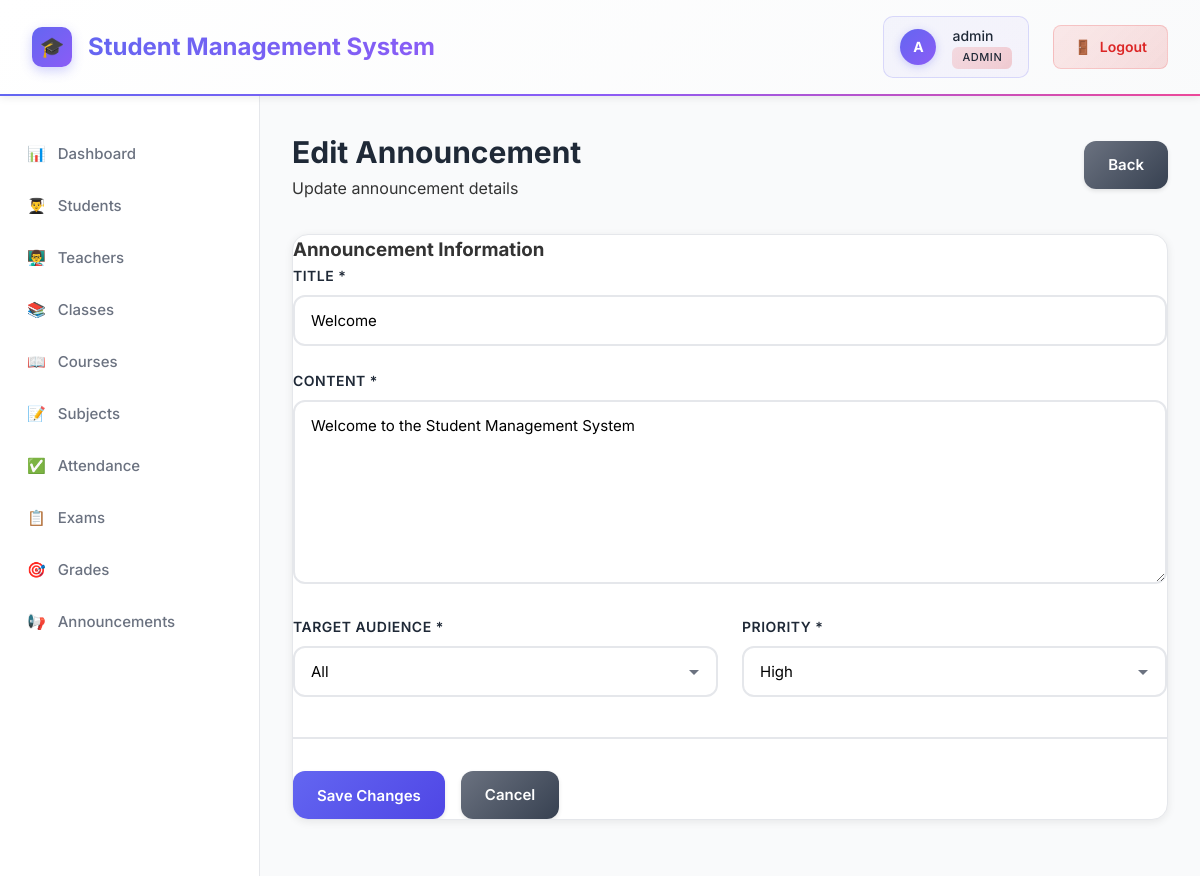
The app's page /announcements/edit.php?id=1 (signed in) with its own data.
### tables this page shows
CREATE TABLE announcements (
    id INT AUTO_INCREMENT PRIMARY KEY,
    title VARCHAR(200) NOT NULL,
    content TEXT NOT NULL,
    posted_by INT NOT NULL,
    target_audience ENUM('all', 'students', 'teachers') DEFAULT 'all',
    priority ENUM('low', 'medium', 'high') DEFAULT 'medium',
    created_at TIMESTAMP DEFAULT CURRENT_TIMESTAMP,
    FOREIGN KEY (posted_by) REFERENCES users(id) ON DELETE CASCADE
);

### announcements/edit.php (the view, shortened to what this page needs)
<?php
$database = new Database();
$db = $database->getConnection();
$id = $_GET['id'] ?? 0;
$query = "SELECT * FROM announcements WHERE id = :id";
$stmt = $db->prepare($query);
$stmt->bindParam(':id', $id);
$stmt->execute();
$announcement = $stmt->fetch();
?>
<!DOCTYPE html>
<html lang="en">
<head>
    <link rel="stylesheet" href="../assets/css/style.css">
</head>
<body>
    <?php include '../includes/header.php'; ?>
    <div class="container">
        <?php include '../includes/sidebar.php'; ?>
        <main class="main-content">
            <div class="page-header">
                <div>
                    <h1>Edit Announcement</h1>
                    <p>Update announcement details</p>
                </div>
                <a href="index.php" class="btn btn-secondary">Back</a>
            </div>
            <div class="card">
                <div class="card-body">
                    <form method="POST" class="form-grid">
                        <div class="form-section">
                            <h3>Announcement Information</h3>
                            <div class="form-group">
                                <label for="title">Title <span>*</span></label>
                                <input type="text" id="title" name="title" class="form-control" value="<?php echo htmlspecialchars($announcement['title']); ?>" required>
                            </div>
                            <div class="form-group">
                                <label for="content">Content <span>*</span></label>
                                <textarea id="content" name="content" class="form-control" rows="8" required><?php echo htmlspecialchars($announcement['content']); ?></textarea>
                            </div>
                            <div class="form-row">
                                <div class="form-group">
                                    <label for="target_audience">Target Audience <span>*</span></label>
                                    <select id="target_audience" name="target_audience" class="form-control" required>
                                        <option value="all" <?php echo $announcement['target_audience'] == 'all' ? 'selected' : ''; ?>>All</option>
                                    </select>
                                </div>
                                <div class="form-group">
                                    <label for="priority">Priority <span>*</span></label>
                                    <select id="priority" name="priority" class="form-control" required>
                                        <option value="high" <?php echo $announcement['priority'] == 'high' ? 'selected' :  ''; ?>>High</option>
                                    </select>
                                </div>
                            </div>
                        </div>
                        <div class="form-actions">
                            <button type="submit" class="btn btn-primary">Save Changes</button>
                            <a href="index.php" class="btn btn-secondary">Cancel</a>
                        </div>
                    </form>
                </div>
            </div>
        </main>
    </div>
</body>
</html>

### assets/css/style.css (style rules this page uses)
* { margin: 0; padding: 0; box-sizing: border-box; }
:root { --primary-color: #6366F1; --primary-dark: #4F46E5; --secondary-color: #10B981; --danger-color: #EF4444; --warning-color: #F59E0B; --info-color: #3B82F6; --dark-color: #1F2937; --gray-medium: #6B7280; --gray-light: #9CA3AF; --light-color: #F9FAFB; --white: #FFFFFF; --border-color: #E5E7EB; }
body { font-family: 'Inter', -apple-system, BlinkMacSystemFont, 'Segoe UI', Roboto, sans-serif; background: #f5f5f5; color: #333; line-height: 1.6; }
.container { display: flex; min-height: calc(100vh - 70px); }
.main-content { flex: 1; padding: 2rem; background: var(--light-color); overflow-y: auto; }
.page-header { display: flex; justify-content: space-between; align-items: center; margin-bottom: 2rem; }
.page-header h1 { font-size: 1.875rem; color: var(--dark-color); font-weight: 700; margin: 0; }
.card { background: var(--white); border-radius: 16px; box-shadow: 0 2px 8px rgba(0, 0, 0, 0.08); margin-bottom: 1.5rem; overflow: hidden; border: 1px solid var(--border-color); transition: all 0.3s; }
.card-body { padding: 0; }
.btn { display: inline-flex; align-items: center; justify-content: center; gap: 8px; padding: 12px 24px; border: none; border-radius: 12px; font-size: 15px; font-weight: 600; cursor: pointer; text-decoration: none; transition: all 0.3s; box-shadow: 0 2px 4px rgba(0, 0, 0, 0.1); font-family: inherit; }
.btn-primary { background: linear-gradient(135deg, var(--primary-color), var(--primary-dark)); color: var(--white); }
.btn-secondary { background: linear-gradient(135deg, var(--gray-medium), #374151); color: var(--white); }
.form-group { margin-bottom: 1.5rem; }
.form-group label { display: block; margin-bottom: 0.5rem; font-weight: 600; color: var(--dark-color); font-size: 0.875rem; text-transform: uppercase; letter-spacing: 0.5px; }
.form-control { width: 100%; padding: 0.875rem 1rem; border: 2px solid var(--border-color); border-radius: 12px; font-size: 0.9375rem; transition: all 0.3s; background: var(--white); font-family: inherit; }
textarea.form-control { resize: vertical; min-height: 120px; }
select.form-control { cursor: pointer; appearance: none; background-repeat: no-repeat; background-position: right 1rem center; padding-right: 2.5rem; }
.form-row { display: grid; grid-template-columns: repeat(auto-fit, minmax(280px, 1fr)); gap: 1.5rem; margin-bottom: 1rem; }
.form-actions { display: flex; gap: 1rem; margin-top: 2. 5rem; padding-top: 2rem; border-top: 2px solid var(--border-color); }

### records on screen
announcements: title "Welcome", content "Welcome to the Student Management System", target_audience "All", priority "High"

### other values on screen
substr($username, 0, 1) "A"
$username "admin"
$_SESSION['role'] "ADMIN"
